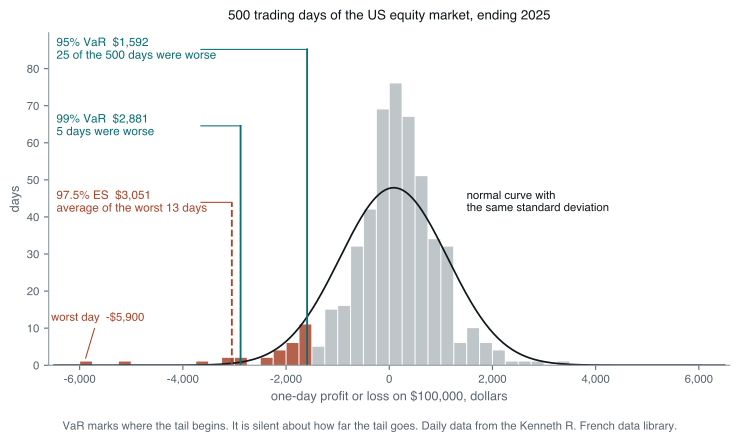

Source code (Python):
# The picture everyone draws of value at risk: the last 500 daily P&Ls of
# $100,000 in the US equity market, with the 95% and 99% VaR cut-offs, the
# 97.5% expected shortfall, and the normal curve that the parametric method
# puts in the histogram's place.
#
# Run standalone:  uv run --no-project --with matplotlib,numpy python <path>

import os

os.environ.setdefault("SOURCE_DATE_EPOCH", "1735689600")

import matplotlib

matplotlib.use("Agg")
matplotlib.rcParams["svg.fonttype"] = "path"
matplotlib.rcParams["svg.hashsalt"] = "var_anatomy"
matplotlib.rcParams["font.family"] = ["Helvetica", "Arial", "DejaVu Sans"]

from pathlib import Path

import matplotlib.pyplot as plt
import numpy as np
from var_common import GREY, INK, MUTED, RUST, TEAL, load_market, load_or_exit

OUT = Path(__file__).with_suffix("")
NOTIONAL = 100_000.0


def main() -> None:
    dates, r = load_or_exit(OUT, load_market)
    pnl = r[-500:] * NOTIONAL
    var95, var99 = -np.quantile(pnl, 0.05), -np.quantile(pnl, 0.01)
    es = -pnl[pnl <= np.quantile(pnl, 0.025)].mean()
    sd = pnl.std(ddof=1)

    fig, ax = plt.subplots(figsize=(7.8, 4.4))
    bins = np.arange(-6250, 10251, 250)
    counts, edges = np.histogram(pnl, bins=bins)
    centres = (edges[:-1] + edges[1:]) / 2
    tail = centres < -var95
    ax.bar(centres[~tail], counts[~tail], width=230, color=GREY, alpha=0.55, lw=0)
    ax.bar(centres[tail], counts[tail], width=230, color=RUST, alpha=0.85, lw=0)

    x = np.linspace(-6500, 6500, 600)
    ax.plot(x, 500 * 250 * np.exp(-((x - pnl.mean()) ** 2) / (2 * sd**2)) / (sd * np.sqrt(2 * np.pi)), color=INK, lw=1.3)
    ax.text(1500, 44, "normal curve with\nthe same standard deviation", fontsize=8.5, color=INK, va="center")

    top = counts.max() * 1.18
    for value, label, colour, height in (
        (var95, f"95% VaR  \\${var95:,.0f}\n25 of the 500 days were worse", TEAL, 0.95),
        (var99, f"99% VaR  \\${var99:,.0f}\n5 days were worse", TEAL, 0.72),
        (es, f"97.5% ES  \\${es:,.0f}\naverage of the worst 13 days", RUST, 0.49),
    ):
        ax.plot([-value, -value], [0, top * height], color=colour, lw=1.4, ls="--" if colour == RUST else "-")
        ax.plot([-3650, -value], [top * height, top * height], color=colour, lw=0.8)
        ax.text(-6450, top * height, label, fontsize=8.8, color=colour, ha="left", va="center")
    ax.annotate(
        f"worst day  -\\${-pnl.min():,.0f}",
        xy=(pnl.min(), 1.2),
        xytext=(pnl.min() + 250, 12),
        fontsize=8.5,
        color=RUST,
        ha="center",
        arrowprops={"arrowstyle": "-", "color": RUST, "lw": 0.8},
    )

    ax.set_xlim(-6600, 6600)
    ax.set_ylim(0, top)
    ax.set_xlabel("one-day profit or loss on \\$100,000, dollars", fontsize=9.5, color=MUTED)
    ax.set_ylabel("days", fontsize=9.5, color=MUTED)
    ax.set_title(
        f"500 trading days of the US equity market, ending {dates[-1] // 10000}",
        fontsize=10,
        color=INK,
        pad=10,
    )
    ax.tick_params(labelsize=8.5, colors=MUTED)
    ax.xaxis.set_major_formatter(lambda v, _: f"{v:,.0f}")
    for side in ("top", "right"):
        ax.spines[side].set_visible(False)
    for side in ("left", "bottom"):
        ax.spines[side].set_color(GREY)
    fig.text(
        0.5,
        -0.03,
        "VaR marks where the tail begins. It is silent about how far the tail goes. "
        "Daily data from the Kenneth R. French data library.",
        ha="center",
        fontsize=8.5,
        color=MUTED,
    )
    fig.tight_layout()
    for ext in ("pdf", "svg"):
        fig.savefig(f"{OUT}.{ext}", transparent=True, bbox_inches="tight")


main()
